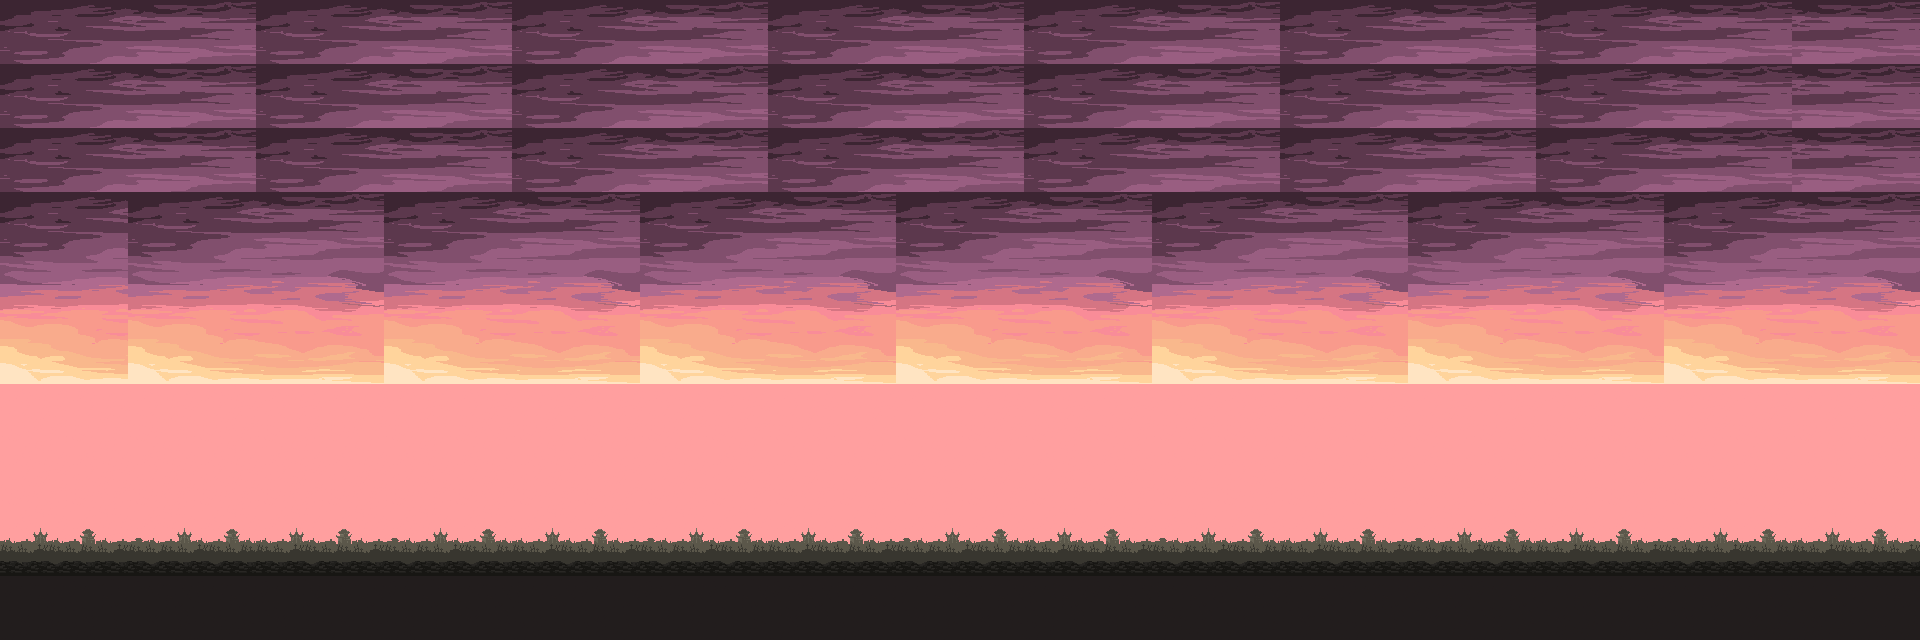

This is a level from a 2D game, rendered from its Tiled map with the project's own tilesets. A one-line summary and the complete map file follow:
An orthogonal 30x10 tile map with 64x64 px tiles, 2 tile layers (background, floor), 4 tilesets.

<map version="1.9" tiledversion="1.9.2" orientation="orthogonal" renderorder="right-down" width="30" height="10" tilewidth="64" tileheight="64" infinite="0" nextlayerid="3" nextobjectid="1">
 <tileset firstgid="1" name="tileset" tilewidth="64" tileheight="64" tilecount="12" columns="4">
  <image source="tileset.png" width="256" height="240" />
 </tileset>
 <tileset firstgid="13" name="floor" tilewidth="64" tileheight="64" tilecount="1" columns="1">
  <image source="floor.png" width="64" height="64" />
 </tileset>
 <tileset firstgid="14" name="background" tilewidth="64" tileheight="64" tilecount="12" columns="4">
  <image source="background.png" width="256" height="240" />
 </tileset>
 <tileset firstgid="26" name="tile" tilewidth="64" tileheight="64" tilecount="1" columns="1">
  <image source="tile.png" width="64" height="64" />
 </tileset>
 <layer id="2" name="background" width="30" height="10">
  <data encoding="csv">
14,15,16,17,14,15,16,17,14,15,16,17,14,15,16,17,14,15,16,17,14,15,16,17,14,15,16,17,16,17,
14,15,16,17,14,15,16,17,14,15,16,17,14,15,16,17,14,15,16,17,14,15,16,17,14,15,16,17,16,17,
14,15,16,17,14,15,16,17,14,15,16,17,14,15,16,17,14,15,16,17,14,15,16,17,14,15,16,17,16,17,
14,15,14,15,16,17,14,15,16,17,14,15,16,17,14,15,16,17,14,15,16,17,14,15,16,17,14,15,16,17,
18,19,18,19,20,21,18,19,20,21,18,19,20,21,18,19,20,21,18,19,20,21,18,19,20,21,18,19,20,21,
22,23,22,23,24,25,22,23,24,25,22,23,24,25,22,23,24,25,22,23,24,25,22,23,24,25,22,23,24,25,
26,26,26,26,26,26,26,26,26,26,26,26,26,26,26,26,26,26,26,26,26,26,26,26,26,26,26,26,26,26,
26,26,26,26,26,26,26,26,26,26,26,26,26,26,26,26,26,26,26,26,26,26,26,26,26,26,26,26,26,26,
26,26,26,26,26,26,26,26,26,26,26,26,26,26,26,26,26,26,26,26,26,26,26,26,26,26,26,26,26,26,
0,0,0,0,0,0,0,0,0,0,0,0,0,0,0,0,0,0,0,0,0,0,0,0,0,0,0,0,0,0
</data>
 </layer>
 <layer id="1" name="floor" width="30" height="10">
  <data encoding="csv">
0,0,0,0,0,0,0,0,0,0,0,0,0,0,0,0,0,0,0,0,0,0,0,0,0,0,0,0,0,0,
0,0,0,0,0,0,0,0,0,0,0,0,0,0,0,0,0,0,0,0,0,0,0,0,0,0,0,0,0,0,
0,0,0,0,0,0,0,0,0,0,0,0,0,0,0,0,0,0,0,0,0,0,0,0,0,0,0,0,0,0,
0,0,0,0,0,0,0,0,0,0,0,0,0,0,0,0,0,0,0,0,0,0,0,0,0,0,0,0,0,0,
0,0,0,0,0,0,0,0,0,0,0,0,0,0,0,0,0,0,0,0,0,0,0,0,0,0,0,0,0,0,
0,0,0,0,0,0,0,0,0,0,0,0,0,0,0,0,0,0,0,0,0,0,0,0,0,0,0,0,0,0,
0,0,0,0,0,0,0,0,0,0,0,0,0,0,0,0,0,0,0,0,0,0,0,0,0,0,0,0,0,0,
0,0,0,0,0,0,0,0,0,0,0,0,0,0,0,0,0,0,0,0,0,0,0,0,0,0,0,0,0,0,
9,10,11,12,9,10,11,12,9,10,11,12,9,10,11,12,9,10,11,12,9,10,11,12,9,10,11,12,9,10,
13,13,13,13,13,13,13,13,13,13,13,13,13,13,13,13,13,13,13,13,13,13,13,13,13,13,13,13,13,13
</data>
 </layer>
</map>
